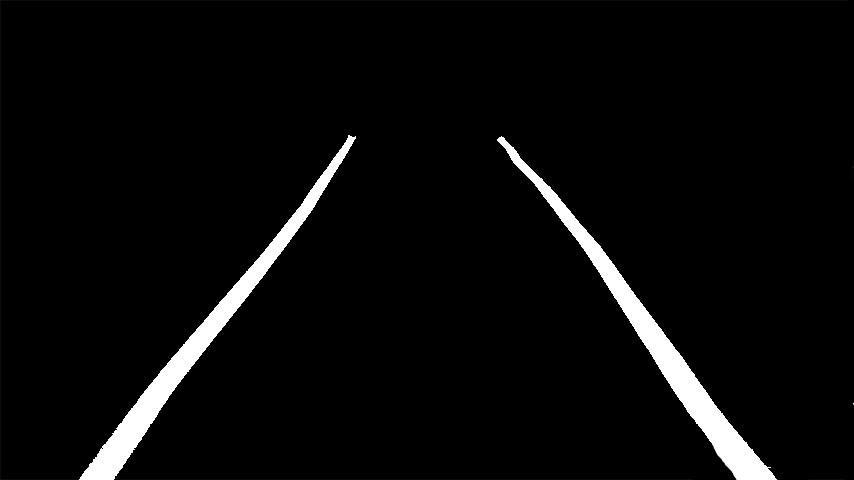
#> input picture peripeteya/BFMC_Peripeteya/src/modules/perception/lane_detection/image_processing/init_tensors.jpg, 854 x 480 px; its folder holds only this picture in this run
$ python -i image_processing.py   (imports and definitions only)   (older library calls are emulated)
#> lines starting #> are read from the running program, lines starting #| are printed output that depends on the picture; after the words box and inside, x2 and y2 are one past the last pixel; in counts of white or black regions, pixels touching at a corner belong together
#> further down, picture is the input picture: shape (480, 854, 3); min 0, max 255, mean 10.1
import os
from copy import deepcopy

import cv2
import numpy as np
import glob
from scipy.signal import find_peaks
import matplotlib.pyplot as plt
from src.modules.perception.lane_detection.video_processing.video_processing import read_video_to_frames


# [24 lines left out: functions test_image, init_tensors_image, load_test_images, not called in this run]


def grayscale(image: np.ndarray):
    """
    Transform an image to grayscale (from 3 layers RGB to one monochromatic layer 0-255 values)
    :param image: numpy.ndarray
    :return: numpy.ndarray
    """
    return cv2.cvtColor(image, cv2.COLOR_BGR2GRAY)


def binary_threshold(image: np.ndarray, threshold=90):
    """
    Filter an image to have only 2 possible values in the matrix 0 (black) or 255 (white)
    :param threshold: int
    :param image: np.ndarray
    :return: np.ndarray (threshold image result)
    """
#> called with threshold = 90
    return cv2.threshold(image, threshold, 255, type=cv2.THRESH_BINARY)[1]
#> returned value: shape (480, 854); 3.9% white; 3 white regions (1 under 20 px), largest, box (x1, y1, x2, y2) and area: (497, 136, 777, 480) 8335, (79, 135, 356, 480) 7815


def mean_threshold_adaptive(image: np.ndarray):
    return cv2.adaptiveThreshold(image, 255, cv2.ADAPTIVE_THRESH_MEAN_C, cv2.THRESH_BINARY, 11, 2)


def gaussian_threshold_adaptive(image: np.ndarray):
    return cv2.adaptiveThreshold(image, 255, cv2.ADAPTIVE_THRESH_MEAN_C, cv2.THRESH_BINARY, 11, 2)


def image_blur(image: np.ndarray, blur_size = (3, 3)):
    """
    Blur an image
    :param image: np.ndarray
    :return: np.ndarray (blurred image)
    """
#> called with blur_size = (3, 3)
    return cv2.blur(image, blur_size)


def canny_edge_detection(image: np.ndarray):
    """
    Apply canny edge detection to an image
    :param image: np.ndarray
    :return: np.ndarray (Edges detected by canny function from cv2)
    """
    return cv2.Canny(image, 180, 180, 100, 3)
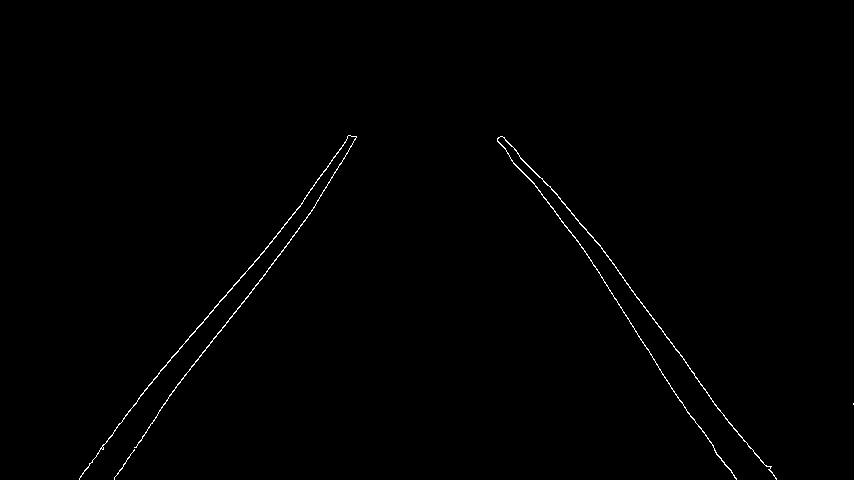
#> returned value: shape (480, 854); 0.5% white in thin lines or dots, all inside (x1, y1, x2, y2) = (79, 135, 854, 480)
    pass


def perspective_transform(image, *offsets):
    """
    Warp the perspective of an image given the rectangle points (destination size is same as image.shape)
    :param image: np.ndarray
    :return: warped image
    """
    pos1 = offsets[0]
    pos2 = offsets[1]
    pos3 = offsets[2]
    pos4 = offsets[3]
    height = image.shape[0]
#> height = 480
    width = image.shape[1]
#> width = 854
    source_rect = np.float32([pos1,
                              [width + pos2[0], pos2[1]],
                              [pos3[0], height + pos3[1]],
                              [width + pos4[0], height + pos4[1]]
                              ])
    dest_rect = np.float32([[100, 0], [width - 100, 0], [100, height], [width - 100, height]])
    perspective_matrix = cv2.getPerspectiveTransform(source_rect, dest_rect)
    return cv2.warpPerspective(image, perspective_matrix, dsize=(width, height))
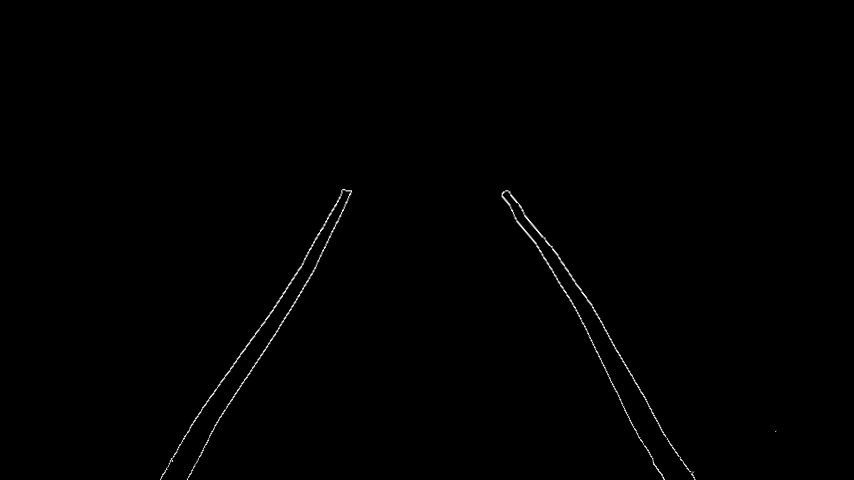
#> returned value: shape (480, 854); min 0, max 255, mean 1


# [33 lines left out: functions fill_image, skeleton, proper_size, not called in this run]


def generate_images(img, padding=170):
    results = {}
    # images results
    img_grayscale = grayscale(img)
    img_threshold = binary_threshold(img_grayscale)
    img_blur = image_blur(img_threshold * 3)
    img_canny = canny_edge_detection(img)
    warped = perspective_transform(img_canny, *[[padding, 0], [-padding, 0], [0, 0], [0, 0]])
    warped = binary_threshold(warped)
#> call 2 of binary_threshold, with threshold = 90
#> in binary_threshold (call 2), `return cv2.threshold(image, threshold, 255, type=cv2.THRESH_BINARY)[1]`:
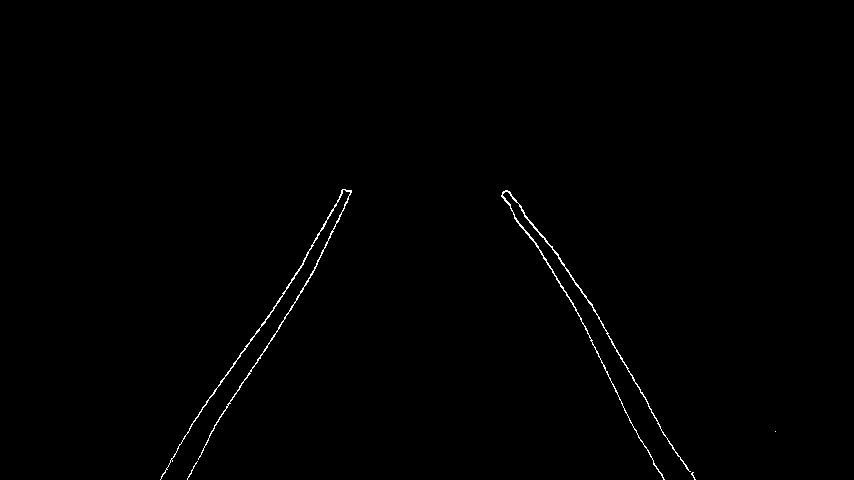
#> returned value: shape (480, 854); 0.49% white in thin lines or dots, all inside (x1, y1, x2, y2) = (160, 189, 776, 480)
    warped_thresh = perspective_transform(img_threshold, *[[padding, 0], [-padding, 0], [0, 0], [0, 0]])
#> in perspective_transform (call 2), `return cv2.warpPerspective(image, perspective_matrix, dsize=(width, he..`:
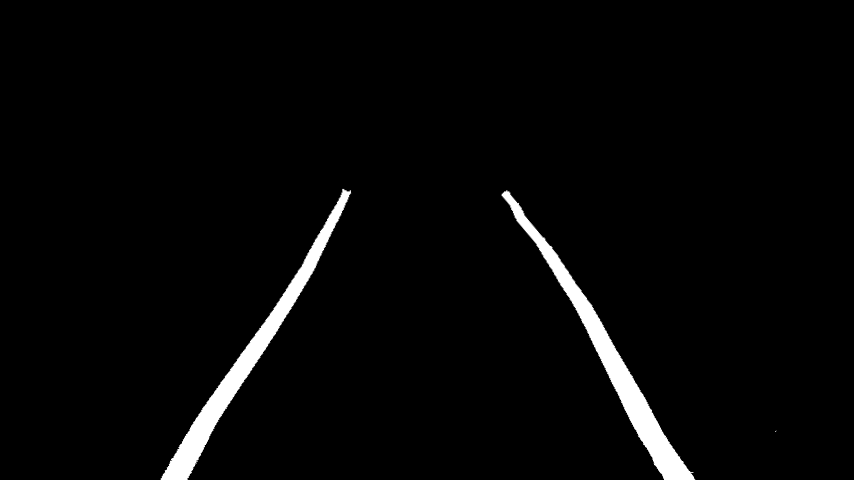
#> returned value: shape (480, 854); min 0, max 255, mean 7
    warped_canny = perspective_transform(img_canny, *[[padding, 0], [-padding, 0], [0, 0], [0, 0]])
    multi_thresh = multi_threshold(img_grayscale)
    # store in dictionary
    results["grayscale"] = img_grayscale
    # results["threshold"] = img_threshold * 3
    # results["blurred"] = img_blur
    results["canny"] = img_canny
    # results["warped"] = warped
    results["warped_thresh"] = warped_thresh
    results["warped_canny"] = warped_canny
    results["global_thresh"] = multi_thresh["global"]
    results["otsu_tresh"] = multi_thresh["otsu"]
    results["otsu_gaussian"] = multi_thresh["gaussian_otsu"]

    return results


# [5 lines left out: function annotate_results, not called in this run]


def annotate_image(image: np.ndarray, text: str, offset: tuple, color=(255, 255, 255)):
    cv2.putText(image, text, offset, cv2.FONT_HERSHEY_COMPLEX, 0.5, color)


# [6 lines left out: function display_images, not called in this run]


def hough_lines(image: np.ndarray):
    return cv2.HoughLinesP(image, 1, np.pi / 180, 50, None, 50, 10)


# [27 lines left out: functions white_points_histogram, accumulation_points_list, not called in this run]

def max_points(list):
    return find_peaks(list)[0]
    pass


def multi_threshold(image: np.ndarray):
    # global thresholding
    ret1, th1 = cv2.threshold(image, 127, 255, cv2.THRESH_BINARY)
#> th1: shape (480, 854); 3.9% white; 3 white regions (1 under 20 px), largest, box (x1, y1, x2, y2) and area: (497, 136, 777, 480) 8334, (79, 135, 356, 480) 7815
    # Otsu's thresholding
    ret2, th2 = cv2.threshold(image, 0, 255, cv2.THRESH_BINARY + cv2.THRESH_OTSU)
#> ret2 = 123
    # Otsu's thresholding after Gaussian filtering
    blur = cv2.GaussianBlur(image, (5, 5), 0)
    ret3, th3 = cv2.threshold(blur, 0, 255, cv2.THRESH_BINARY + cv2.THRESH_OTSU)
#> th3: shape (480, 854); 3.9% white; 2 white regions, box (x1, y1, x2, y2) and area: (497, 137, 776, 480) 8337, (80, 135, 356, 480) 7827
#> ret3 = 121
    return {
        "global": th1,
        "otsu": th2,
        "gaussian_otsu": th3
    }


# [28 lines left out: functions lane_start_points, split_horizontally, blur_thresh, not called in this run]


# [32 lines of commented-out code are left out]

>>> import cv2
>>> picture = cv2.imread('init_tensors.jpg')
>>> result = generate_images(picture)
#> in generate_images, `multi_thresh = multi_threshold(img_grayscale)`: multi_thresh = 3 items
#> result = 7 items
